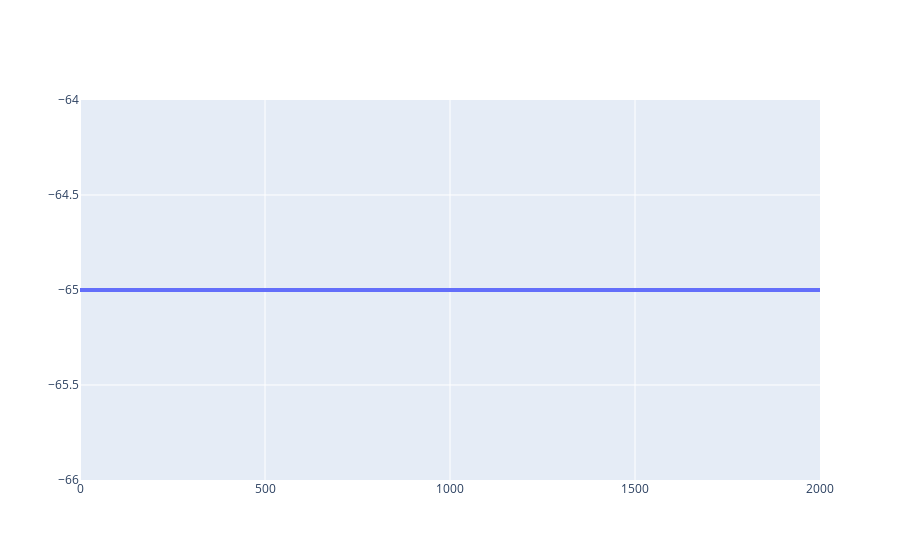

Notebook code for this chart:
### Code cell
my_plot.show()

### Figure 1 — Plotly figure (JSON) as saved in the notebook; plotly's stock layout.template omitted (floating-point values rounded to 4 significant figures)
{"data": [{"line": {"width": 4}, "mode": "lines", "name": "t=0", "type": "scatter", "x": [0, 23.26, 69.77, 116.3, 162.8, 209.3, 255.8, 302.3, 348.8, 395.3, 441.9, 488.4, 534.9, 581.4, 627.9, 674.4, 720.9, 767.4, 814.0, 860.5, 907.0, 953.5, 1000, 1047.0, 1093.0, 1140.0, 1186.0, 1233.0, 1279.0, 1326.0, 1372.0, 1419.0, 1465.0, 1512.0, 1558.0, 1605.0, 1651.0, 1698.0, 1744.0, 1791.0, 1837.0, 1884.0, 1930.0, 1977.0, 2000], "y": [-65, -65, -65, -65, -65, -65, -65, -65, -65, -65, -65, -65, -65, -65, -65, -65, -65, -65, -65, -65, -65, -65, -65, -65, -65, -65, -65, -65, -65, -65, -65, -65, -65, -65, -65, -65, -65, -65, -65, -65, -65, -65, -65, -65, -65]}], "layout": {}}
